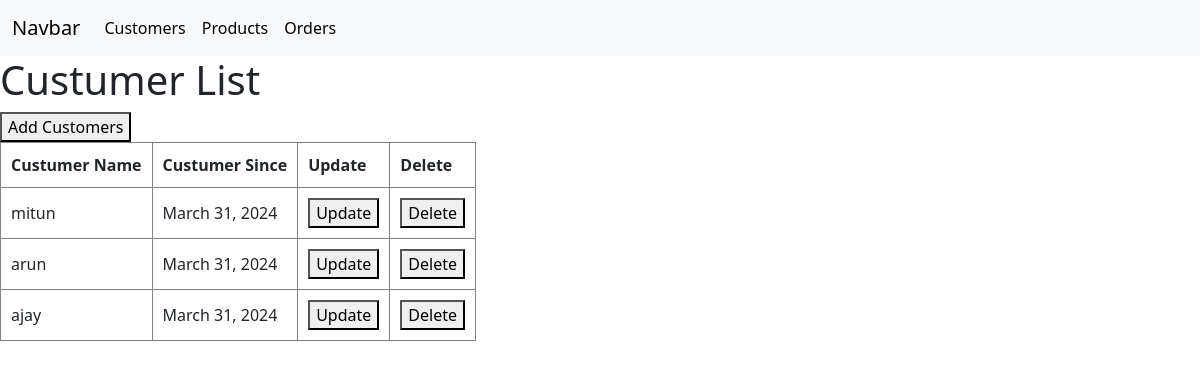
The page /orders/custumerlist/ on the database its author committed.
### OrderManagement/models.py (models this page shows, shortened)
class Custumer(models.Model):
    c_name=models.CharField(max_length=200,null=True)
    c_since=models.DateField(null=True)

### OrderManagement/views.py (the view)
# urls.py: path('custumerlist/',CustumerList),
def CustumerList(request):
    context ={
        "custumerList":Custumer.objects.all()
    }
    return render(request,'custumers.html',context)

### Frontend/templates/custumers.html
{% extends 'base.html' %}
    {% block content %}
        <h1>Custumer List</h1>
        <a href="/orders/custumer/add/">
            <button>Add Customers</button>
        </a>
        <table>
            <thead>
                <tr>
                    <th>Custumer Name</th>
                    <th>Custumer Since</th>
                    <th>Update</th>
                    <th>Delete</th>
                </tr>
            </thead>
            <tbody>
                {% for custumer in custumerList %}
                    <tr>
                        <td>{{custumer.c_name}}</td>
                        <td>{{custumer.c_since}}</td>
                        <td>
                            <a href="{% url 'custumer_update' custumer.id %}">
                                <button>Update</button>
                            </a>
                        </td>
                        <td>
                            <a href="{% url 'custumer_delete' custumer.id %}">
                                <button>Delete</button>
                            </a>
                        </td>
                    </tr>
                {% endfor %}
            </tbody>
        </table>
    {% endblock %}

### Frontend/templates/base.html (style rules this page uses)
table,th,td { border:1px solid gray; padding: 10px; }

### rows shown on the page
Custumer: c_name "mitun", c_since "March 31, 2024"
Custumer: c_name "arun", c_since "March 31, 2024"
Custumer: c_name "ajay", c_since "March 31, 2024"
